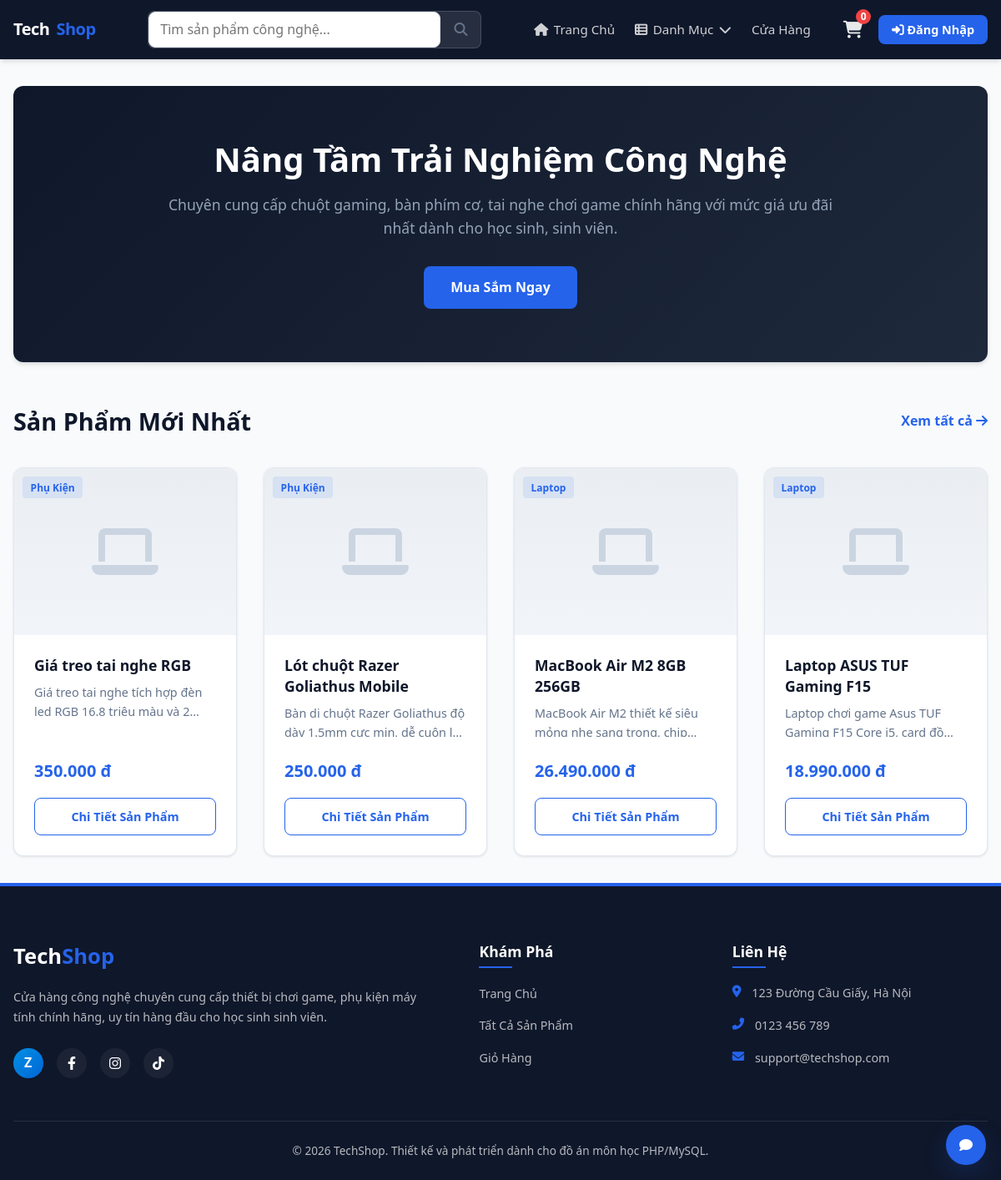
/php-source/index.php, run on the app's committed database.
### tables this page shows
CREATE TABLE IF NOT EXISTS `products` (
    `id` INT AUTO_INCREMENT PRIMARY KEY,
    `category_id` INT NOT NULL,
    `name` VARCHAR(255) NOT NULL,
    `price` DECIMAL(10,2) NOT NULL,  
    `quantity` INT NOT NULL DEFAULT 0,
    `image` VARCHAR(255) DEFAULT NULL,  
    `description` TEXT DEFAULT NULL,
    `created_at` TIMESTAMP DEFAULT CURRENT_TIMESTAMP,
    FOREIGN KEY (`category_id`) REFERENCES `categories` (`id`) ON DELETE RESTRICT
);

CREATE TABLE IF NOT EXISTS `categories` (
    `id` INT AUTO_INCREMENT PRIMARY KEY,
    `name` VARCHAR(100) NOT NULL UNIQUE
);

### php-source/includes/header.php (called while the page is built)
<?php
require_once __DIR__ . '/dau_trang.php';

### php-source/index.php (called while the page is built)
<?php
require_once __DIR__ . '/trang_chu.php';

### php-source/includes/navbar.php (called while the page is built)
<?php
require_once __DIR__ . '/thanh_dieu_huong.php';

### php-source/includes/chuc_nang.php (called while the page is built, shortened)
<?php
function sanitize($data) {
    return htmlspecialchars(trim((string) $data), ENT_QUOTES, 'UTF-8');
}
function format_price($price) {
    return number_format((float) $price, 0, ',', '.') . ' đ';
}
function is_logged_in() {
    return isset($_SESSION['user_id']);
}
function get_cart_count() {
    $count = 0;
    return $count;
}

### php-source/includes/footer.php (called while the page is built)
<?php
require_once __DIR__ . '/chan_trang.php';

### php-source/trang_chu.php (the view, shortened to what this page needs)
<?php
require_once __DIR__ . '/includes/header.php';
try {
    $sql = "SELECT p.*, c.name AS category_name
            FROM products p
            INNER JOIN categories c ON p.category_id = c.id
            ORDER BY p.id DESC
            LIMIT 4";
    $stmt = $pdo->query($sql);
    $featured_products = $stmt->fetchAll();
} catch (PDOException $e) {
    $featured_products = [];
}
?>
<section class="hero-section" style="background: linear-gradient(135deg, #0f172a 0%, #1e293b 100%); color: white; padding: 4rem 2rem; border-radius: var(--radius-lg); margin-bottom: 3rem; text-align: center; box-shadow: var(--shadow-md);">
    <div class="hero-content" style="max-width: 800px; margin: 0 auto;">
        <h1 style="font-size: 2.5rem; font-weight: 800; margin-bottom: 1rem; line-height: 1.2;">Nâng Tầm Trải Nghiệm Công Nghệ</h1>
        <p style="font-size: 1.1rem; color: #94a3b8; margin-bottom: 2rem;">Chuyên cung cấp chuột gaming, bàn phím cơ, tai nghe chơi game chính hãng với mức giá ưu đãi nhất dành cho học sinh, sinh viên.</p>
        <a href="<?php echo BASE_URL; ?>san_pham.php" style="background-color: var(--primary-color); color: white; padding: 0.8rem 2rem; border-radius: var(--radius-md); font-weight: 700; display: inline-block; transition: var(--transition);" onmouseover="this.style.backgroundColor='#1d4ed8'" onmouseout="this.style.backgroundColor='#2563eb'">Mua Sắm Ngay</a>
    </div>
</section>
<section class="featured-section">
    <div class="section-header" style="display: flex; justify-content: space-between; align-items: center; margin-bottom: 2rem;">
        <h2 style="font-size: 1.8rem; font-weight: 700; color: var(--secondary-color); position: relative;">Sản Phẩm Mới Nhất</h2>
        <a href="<?php echo BASE_URL; ?>san_pham.php" style="color: var(--primary-color); font-weight: 600;">Xem tất cả <i class="fas fa-arrow-right"></i></a>
    </div>
    <div class="product-grid" style="display: grid; grid-template-columns: repeat(auto-fill, minmax(260px, 1fr)); gap: 2rem;">
        <?php if (!empty($featured_products)): ?>
            <?php foreach ($featured_products as $product): ?>
                <div class="product-card" style="background: var(--white); border-radius: var(--radius-lg); border: 1px solid var(--border-color); overflow: hidden; box-shadow: var(--shadow-sm); transition: var(--transition); display: flex; flex-direction: column; height: 100%;" onmouseover="this.style.transform='translateY(-5px)'; this.style.boxShadow='var(--shadow-lg)';" onmouseout="this.style.transform='translateY(0)'; this.style.boxShadow='var(--shadow-sm)';">
                    <div class="product-image" style="background-color: #f1f5f9; padding: 2rem; display: flex; align-items: center; justify-content: center; height: 200px; position: relative;">
                        <i class="fas fa-laptop" style="font-size: 4rem; color: #cbd5e1;"></i>
                        <span style="position: absolute; top: 10px; left: 10px; background-color: rgba(37, 99, 235, 0.1); color: var(--primary-color); font-size: 0.75rem; font-weight: 700; padding: 0.2rem 0.6rem; border-radius: var(--radius-sm);">
                            <?php echo sanitize($product['category_name']); ?>
                        </span>
                    </div>
                    <div class="product-body" style="padding: 1.5rem; display: flex; flex-direction: column; flex: 1; justify-content: space-between;">
                        <div>
                            <h3 style="font-size: 1.1rem; font-weight: 600; color: var(--secondary-color); margin-bottom: 0.5rem; line-height: 1.4;">
                                <?php echo sanitize($product['name']); ?>
                            </h3>
                            <p style="font-size: 0.9rem; color: var(--text-light); margin-bottom: 1rem; display: -webkit-box; -webkit-line-clamp: 2; -webkit-box-orient: vertical; overflow: hidden; height: 2.8em;">
                                <?php echo sanitize($product['description']); ?>
                            </p>
                        </div>
                        <div>
                            <div class="product-price" style="font-size: 1.25rem; font-weight: 700; color: var(--primary-color); margin-bottom: 1rem;">
                                <?php echo format_price($product['price']); ?>
                            </div>
                            <a href="<?php echo BASE_URL; ?>chi_tiet_san_pham.php?id=<?php echo $product['id']; ?>" style="border: 1px solid var(--primary-color); color: var(--primary-color); display: block; text-align: center; padding: 0.6rem; border-radius: var(--radius-md); font-weight: 600; font-size: 0.9rem; transition: var(--transition);" onmouseover="this.style.backgroundColor='var(--primary-color)'; this.style.color='white';" onmouseout="this.style.backgroundColor='transparent'; this.style.color='var(--primary-color)';">
                                Chi Tiết Sản Phẩm
                            </a>
                        </div>
                    </div>
                </div>
            <?php endforeach; ?>
        <?php else: ?>
            <p style="grid-column: 1/-1; text-align: center; color: var(--text-light); padding: 3rem 0;">Chưa có sản phẩm nào nổi bật.</p>
        <?php endif; ?>
    </div>
</section>
<?php
require_once 'includes/footer.php';
?>

### php-source/includes/dau_trang.php (shortened to what this page needs)
<!DOCTYPE html>
<html lang="vi">
<head>
    <link rel="stylesheet" href="<?php echo BASE_URL; ?>assets/vendor/fontawesome/css/all.min.css">
    <link rel="stylesheet" href="<?php echo BASE_URL; ?>assets/css/style.css">
</head>
<body>
    <?php include_once __DIR__ . '/navbar.php'; ?>
    <main class="container">

### php-source/includes/thanh_dieu_huong.php (shortened to what this page needs)
<header class="main-header-nav">
    <div class="nav-container">
        <a href="<?php echo BASE_URL; ?>trang_chu.php" class="logo">
            Tech<span>Shop</span>
        </a>
        <form action="<?php echo BASE_URL; ?>tim_kiem.php" method="GET" class="search-form">
            <input type="text" name="q" placeholder="Tìm sản phẩm công nghệ..." value="<?php echo isset($_GET['q']) ? sanitize($_GET['q']) : ''; ?>" required>
            <button type="submit"><i class="fas fa-search"></i></button>
        </form>
        <nav class="nav-menu">
            <a href="<?php echo BASE_URL; ?>trang_chu.php" class="nav-link"><i class="fas fa-home"></i> Trang Chủ</a>
            <div class="dropdown">
                <a href="<?php echo BASE_URL; ?>san_pham.php" class="nav-link dropbtn">
                    <i class="fas fa-th-list"></i> Danh Mục <i class="fas fa-chevron-down"></i>
                </a>
            </div>
            <a href="<?php echo BASE_URL; ?>san_pham.php" class="nav-link">Cửa Hàng</a>
        </nav>
        <div class="nav-actions">
            <a href="<?php echo BASE_URL; ?>gio_hang.php" class="cart-icon-btn">
                <i class="fas fa-shopping-cart"></i>
                <span class="cart-badge"><?php echo get_cart_count(); ?></span>
            </a>
            <div class="user-menu-dropdown">
                <?php if (is_logged_in()): ?>
                    <a href="#" class="user-btn">
                        <i class="fas fa-user-circle"></i> Hi, <?php echo sanitize($_SESSION['user_fullname']); ?> <i class="fas fa-caret-down"></i>
                    </a>
                    <div class="user-dropdown-content">
                        <?php if (is_admin()): ?>
                            <a href="<?php echo BASE_URL; ?>admin/dashboard.php" class="admin-link"><i class="fas fa-user-shield"></i> Trang Quản Trị</a>
                        <?php endif; ?>
                        <a href="<?php echo BASE_URL; ?>lich_su_don_hang.php"><i class="fas fa-history"></i> Lịch Sử Đơn Hàng</a>
                        <hr>
                        <a href="<?php echo BASE_URL; ?>auth/logout.php" class="logout-link"><i class="fas fa-sign-out-alt"></i> Đăng Xuất</a>
                    </div>
                <?php else: ?>
                    <a href="<?php echo BASE_URL; ?>auth/login.php" class="login-btn">
                        <i class="fas fa-sign-in-alt"></i> Đăng Nhập
                    </a>
                <?php endif; ?>
            </div>
        </div>
    </div>
</header>

### php-source/includes/chan_trang.php (shortened to what this page needs)
    </main>
    <footer class="main-footer">
        <div class="footer-container">
            <div class="footer-col">
                <h3 class="footer-logo">Tech<span>Shop</span></h3>
                <p class="footer-desc">Cửa hàng công nghệ chuyên cung cấp thiết bị chơi game, phụ kiện máy tính chính hãng, uy tín hàng đầu cho học sinh sinh viên.</p>
                <div class="footer-socials">
                    <a href="#" class="social-link zalo" data-platform="zalo" data-link="https://zalo.me/0901234567" aria-label="Zalo">
                        <span>Z</span>
                    </a>
                    <a href="#" class="social-link facebook" data-platform="facebook" data-link="https://www.facebook.com/techshopdemo" aria-label="Facebook">
                        <i class="fab fa-facebook-f"></i>
                    </a>
                    <a href="#" class="social-link instagram" data-platform="instagram" data-link="https://www.instagram.com/techshopdemo" aria-label="Instagram">
                        <i class="fab fa-instagram"></i>
                    </a>
                    <a href="#" class="social-link tiktok" data-platform="tiktok" data-link="https://www.tiktok.com/@techshopdemo" aria-label="TikTok">
                        <i class="fab fa-tiktok"></i>
                    </a>
                </div>
            </div>
            <div class="footer-col">
                <h4>Khám Phá</h4>
                <ul>
                    <li><a href="<?php echo BASE_URL; ?>trang_chu.php">Trang Chủ</a></li>
                    <li><a href="<?php echo BASE_URL; ?>san_pham.php">Tất Cả Sản Phẩm</a></li>
                    <li><a href="<?php echo BASE_URL; ?>gio_hang.php">Giỏ Hàng</a></li>
                </ul>
            </div>
            <div class="footer-col">
                <h4>Liên Hệ</h4>
                <ul class="contact-info">
                    <li><i class="fas fa-map-marker-alt"></i> 123 Đường Cầu Giấy, Hà Nội</li>
                    <li><i class="fas fa-phone-alt"></i> 0123 456 789</li>
                    <li><i class="fas fa-envelope"></i> support@techshop.com</li>
                </ul>
            </div>
        </div>
        <div class="footer-bottom">
            <p>&copy; <?php echo date('Y'); ?> TechShop. Thiết kế và phát triển dành cho đồ án môn học PHP/MySQL.</p>
        </div>
    </footer>
</body>
</html>

### data on the page
products: category.name "Phụ Kiện", name "Giá treo tai nghe RGB", description "Giá treo tai nghe tích hợp đèn led RGB 16.8 triệu màu và…", price "350.000 đ"
products: category.name "Phụ Kiện", name "Lót chuột Razer Goliathus Mobile", description "Bàn di chuột Razer Goliathus độ dày 1.5mm cực mịn, dễ cuộn…", price "250.000 đ"
products: category.name "Laptop", name "MacBook Air M2 8GB 256GB", description "MacBook Air M2 thiết kế siêu mỏng nhẹ sang trọng,…", price "26.490.000 đ"
products: category.name "Laptop", name "Laptop ASUS TUF Gaming F15", description "Laptop chơi game Asus TUF Gaming F15 Core i5, card…", price "18.990.000 đ"

### other printed values
get_cart_count() "0"
